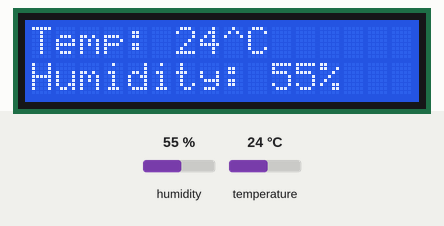
This program was run on a simulated Raspberry Pi (BCM pin numbers). Parts: 16×2 character LCD. The test bench sets the inputs (shaded band); at power-on: humidity 55 %, temperature 24 °C. The clock reads 2024-03-15 10:24:30 at power-on unless the program sets it; what the program prints to the terminal is not drawn.

Above: at 1.2 s.
1.3 s: humidity set to 22 %
At 3.0 s:
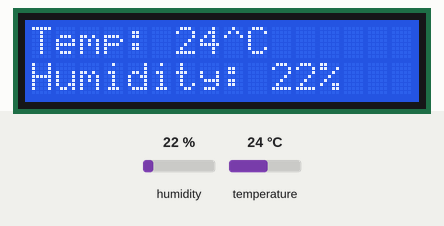
3.8 s: humidity set to 40 %
At 5.1 s:
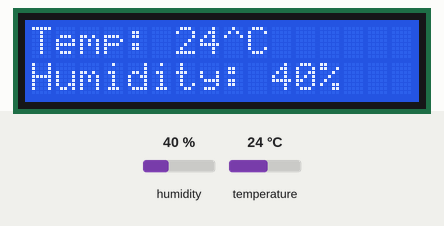
6.0 s: humidity set to 68 %
At 7.1 s:
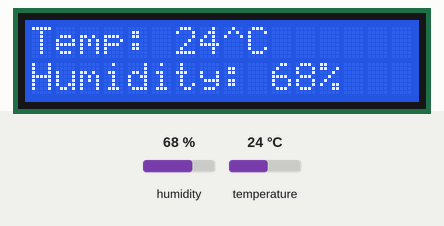
Timing chart, 0 to 9.0 s (numbered marks = the images above; inputs shaded):
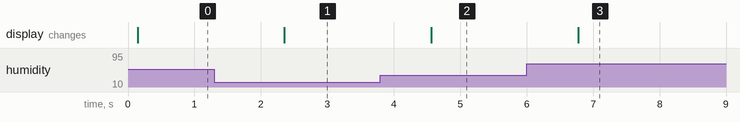

The program:

dht11tolcd.py
```python
import os
import RPi.GPIO as GPIO
import dht11
import time
import datetime

# initialize GPIO
GPIO.setwarnings(True)
GPIO.setmode(GPIO.BCM)

os.chdir('/home/pi/Adafruit_Python_CharLCD/Adafruit_CharLCD')
from Adafruit_CharLCD import Adafruit_CharLCD
lcd = Adafruit_CharLCD(rs=26, en=19, d4=13, d5=6, d6=5, d7=11,cols=16, lines=2)
lcd.clear()
lcd.show_cursor(False)
lcd.blink(False)
lcd.move_left()
lcd.move_right()
lcd.show_cursor(False)

# read data using pin 14
instance = dht11.DHT11(pin=17)

try:
	while True:
	    result = instance.read()
	    if result.is_valid():
	        print("Last valid input: " + str(datetime.datetime.now()))

	        print("Temperature: %d C" % result.temperature)
		print("Temperature: %d F" % ((result.temperature * 9/5)+32))
		print("Humidity: %-3.1f %%" % result.humidity)
	        lcd.message('Temp: ')
                lcd.message("%d" % result.temperature)
   	        lcd.message('^C\n')
                lcd.message('Humidity: ')
		lcd.message('%d' % result.humidity)
	        lcd.message('% \n')
		time.sleep(1)

except KeyboardInterrupt:
    print("Cleanup")
    GPIO.cleanup()
```

Measured:
- after the input at 1.3 s, the display: changes after 1.1 s (image 1)
- after the input at 3.8 s, the display: changes after 0.76 s (image 2)
- after the input at 6.0 s, the display: changes after 0.77 s (image 3)
